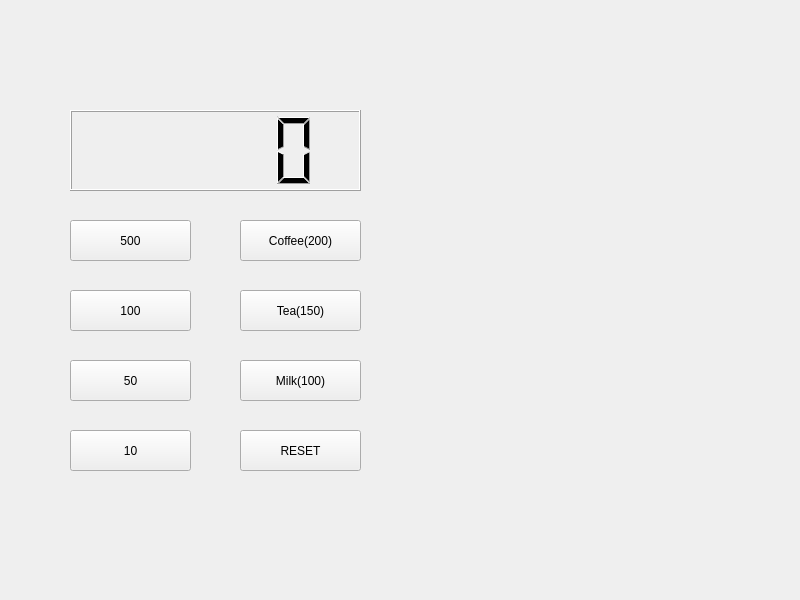
<?xml version="1.0" encoding="UTF-8"?>
<ui version="4.0">
 <class>Widget</class>
 <widget class="QWidget" name="Widget">
  <property name="geometry">
   <rect>
    <x>0</x>
    <y>0</y>
    <width>800</width>
    <height>600</height>
   </rect>
  </property>
  <property name="windowTitle">
   <string>Widget</string>
  </property>
  <widget class="QLCDNumber" name="lcdNumber">
   <property name="geometry">
    <rect>
     <x>70</x>
     <y>110</y>
     <width>291</width>
     <height>81</height>
    </rect>
   </property>
  </widget>
  <widget class="QPushButton" name="pbCoin500">
   <property name="geometry">
    <rect>
     <x>70</x>
     <y>220</y>
     <width>121</width>
     <height>41</height>
    </rect>
   </property>
   <property name="text">
    <string>500</string>
   </property>
  </widget>
  <widget class="QPushButton" name="pbCoin100">
   <property name="geometry">
    <rect>
     <x>70</x>
     <y>290</y>
     <width>121</width>
     <height>41</height>
    </rect>
   </property>
   <property name="text">
    <string>100</string>
   </property>
  </widget>
  <widget class="QPushButton" name="pbCoin50">
   <property name="geometry">
    <rect>
     <x>70</x>
     <y>360</y>
     <width>121</width>
     <height>41</height>
    </rect>
   </property>
   <property name="text">
    <string>50</string>
   </property>
  </widget>
  <widget class="QPushButton" name="pbCoin10">
   <property name="geometry">
    <rect>
     <x>70</x>
     <y>430</y>
     <width>121</width>
     <height>41</height>
    </rect>
   </property>
   <property name="text">
    <string>10</string>
   </property>
  </widget>
  <widget class="QPushButton" name="pbCoffee">
   <property name="geometry">
    <rect>
     <x>240</x>
     <y>220</y>
     <width>121</width>
     <height>41</height>
    </rect>
   </property>
   <property name="text">
    <string>Coffee(200)</string>
   </property>
  </widget>
  <widget class="QPushButton" name="pbMilk">
   <property name="geometry">
    <rect>
     <x>240</x>
     <y>360</y>
     <width>121</width>
     <height>41</height>
    </rect>
   </property>
   <property name="text">
    <string>Milk(100)</string>
   </property>
  </widget>
  <widget class="QPushButton" name="pbTea">
   <property name="geometry">
    <rect>
     <x>240</x>
     <y>290</y>
     <width>121</width>
     <height>41</height>
    </rect>
   </property>
   <property name="text">
    <string>Tea(150)</string>
   </property>
  </widget>
  <widget class="QPushButton" name="pbReset">
   <property name="geometry">
    <rect>
     <x>240</x>
     <y>430</y>
     <width>121</width>
     <height>41</height>
    </rect>
   </property>
   <property name="palette">
    <palette>
     <active>
      <colorrole role="WindowText">
       <brush brushstyle="SolidPattern">
        <color alpha="255">
         <red>0</red>
         <green>0</green>
         <blue>0</blue>
        </color>
       </brush>
      </colorrole>
      <colorrole role="Button">
       <brush brushstyle="SolidPattern">
        <color alpha="255">
         <red>255</red>
         <green>0</green>
         <blue>0</blue>
        </color>
       </brush>
      </colorrole>
      <colorrole role="Light">
       <brush brushstyle="SolidPattern">
        <color alpha="255">
         <red>255</red>
         <green>255</green>
         <blue>255</blue>
        </color>
       </brush>
      </colorrole>
      <colorrole role="Midlight">
       <brush brushstyle="SolidPattern">
        <color alpha="255">
         <red>202</red>
         <green>202</green>
         <blue>202</blue>
        </color>
       </brush>
      </colorrole>
      <colorrole role="Dark">
       <brush brushstyle="SolidPattern">
        <color alpha="255">
         <red>159</red>
         <green>159</green>
         <blue>159</blue>
        </color>
       </brush>
      </colorrole>
      <colorrole role="Mid">
       <brush brushstyle="SolidPattern">
        <color alpha="255">
         <red>184</red>
         <green>184</green>
         <blue>184</blue>
        </color>
       </brush>
      </colorrole>
      <colorrole role="Text">
       <brush brushstyle="SolidPattern">
        <color alpha="255">
         <red>0</red>
         <green>0</green>
         <blue>0</blue>
        </color>
       </brush>
      </colorrole>
      <colorrole role="BrightText">
       <brush brushstyle="SolidPattern">
        <color alpha="255">
         <red>255</red>
         <green>255</green>
         <blue>255</blue>
        </color>
       </brush>
      </colorrole>
      <colorrole role="ButtonText">
       <brush brushstyle="SolidPattern">
        <color alpha="255">
         <red>0</red>
         <green>0</green>
         <blue>0</blue>
        </color>
       </brush>
      </colorrole>
      <colorrole role="Base">
       <brush brushstyle="SolidPattern">
        <color alpha="255">
         <red>255</red>
         <green>255</green>
         <blue>255</blue>
        </color>
       </brush>
      </colorrole>
      <colorrole role="Window">
       <brush brushstyle="SolidPattern">
        <color alpha="255">
         <red>239</red>
         <green>239</green>
         <blue>239</blue>
        </color>
       </brush>
      </colorrole>
      <colorrole role="Shadow">
       <brush brushstyle="SolidPattern">
        <color alpha="255">
         <red>118</red>
         <green>118</green>
         <blue>118</blue>
        </color>
       </brush>
      </colorrole>
      <colorrole role="Highlight">
       <brush brushstyle="SolidPattern">
        <color alpha="255">
         <red>48</red>
         <green>140</green>
         <blue>198</blue>
        </color>
       </brush>
      </colorrole>
      <colorrole role="HighlightedText">
       <brush brushstyle="SolidPattern">
        <color alpha="255">
         <red>255</red>
         <green>255</green>
         <blue>255</blue>
        </color>
       </brush>
      </colorrole>
      <colorrole role="Link">
       <brush brushstyle="SolidPattern">
        <color alpha="255">
         <red>0</red>
         <green>0</green>
         <blue>255</blue>
        </color>
       </brush>
      </colorrole>
      <colorrole role="LinkVisited">
       <brush brushstyle="SolidPattern">
        <color alpha="255">
         <red>255</red>
         <green>0</green>
         <blue>255</blue>
        </color>
       </brush>
      </colorrole>
      <colorrole role="AlternateBase">
       <brush brushstyle="SolidPattern">
        <color alpha="255">
         <red>247</red>
         <green>247</green>
         <blue>247</blue>
        </color>
       </brush>
      </colorrole>
      <colorrole role="NoRole">
       <brush brushstyle="NoBrush">
        <color alpha="255">
         <red>0</red>
         <green>0</green>
         <blue>0</blue>
        </color>
       </brush>
      </colorrole>
      <colorrole role="ToolTipBase">
       <brush brushstyle="SolidPattern">
        <color alpha="255">
         <red>255</red>
         <green>255</green>
         <blue>220</blue>
        </color>
       </brush>
      </colorrole>
      <colorrole role="ToolTipText">
       <brush brushstyle="SolidPattern">
        <color alpha="255">
         <red>0</red>
         <green>0</green>
         <blue>0</blue>
        </color>
       </brush>
      </colorrole>
      <colorrole role="PlaceholderText">
       <brush brushstyle="SolidPattern">
        <color alpha="128">
         <red>0</red>
         <green>0</green>
         <blue>0</blue>
        </color>
       </brush>
      </colorrole>
     </active>
     <inactive>
      <colorrole role="WindowText">
       <brush brushstyle="SolidPattern">
        <color alpha="255">
         <red>0</red>
         <green>0</green>
         <blue>0</blue>
        </color>
       </brush>
      </colorrole>
      <colorrole role="Button">
       <brush brushstyle="SolidPattern">
        <color alpha="255">
         <red>239</red>
         <green>239</green>
         <blue>239</blue>
        </color>
       </brush>
      </colorrole>
      <colorrole role="Light">
       <brush brushstyle="SolidPattern">
        <color alpha="255">
         <red>255</red>
         <green>255</green>
         <blue>255</blue>
        </color>
       </brush>
      </colorrole>
      <colorrole role="Midlight">
       <brush brushstyle="SolidPattern">
        <color alpha="255">
         <red>202</red>
         <green>202</green>
         <blue>202</blue>
        </color>
       </brush>
      </colorrole>
      <colorrole role="Dark">
       <brush brushstyle="SolidPattern">
        <color alpha="255">
         <red>159</red>
         <green>159</green>
         <blue>159</blue>
        </color>
       </brush>
      </colorrole>
      <colorrole role="Mid">
       <brush brushstyle="SolidPattern">
        <color alpha="255">
         <red>184</red>
         <green>184</green>
         <blue>184</blue>
        </color>
       </brush>
      </colorrole>
      <colorrole role="Text">
       <brush brushstyle="SolidPattern">
        <color alpha="255">
         <red>0</red>
         <green>0</green>
         <blue>0</blue>
        </color>
       </brush>
      </colorrole>
      <colorrole role="BrightText">
       <brush brushstyle="SolidPattern">
        <color alpha="255">
         <red>255</red>
         <green>255</green>
         <blue>255</blue>
        </color>
       </brush>
      </colorrole>
      <colorrole role="ButtonText">
       <brush brushstyle="SolidPattern">
        <color alpha="255">
         <red>0</red>
         <green>0</green>
         <blue>0</blue>
        </color>
       </brush>
      </colorrole>
      <colorrole role="Base">
       <brush brushstyle="SolidPattern">
        <color alpha="255">
         <red>255</red>
         <green>255</green>
         <blue>255</blue>
        </color>
       </brush>
      </colorrole>
      <colorrole role="Window">
       <brush brushstyle="SolidPattern">
        <color alpha="255">
         <red>239</red>
         <green>239</green>
         <blue>239</blue>
        </color>
       </brush>
      </colorrole>
      <colorrole role="Shadow">
       <brush brushstyle="SolidPattern">
        <color alpha="255">
         <red>118</red>
         <green>118</green>
         <blue>118</blue>
        </color>
       </brush>
      </colorrole>
      <colorrole role="Highlight">
       <brush brushstyle="SolidPattern">
        <color alpha="255">
         <red>48</red>
         <green>140</green>
         <blue>198</blue>
        </color>
       </brush>
      </colorrole>
      <colorrole role="HighlightedText">
       <brush brushstyle="SolidPattern">
        <color alpha="255">
         <red>255</red>
         <green>255</green>
         <blue>255</blue>
        </color>
       </brush>
      </colorrole>
      <colorrole role="Link">
       <brush brushstyle="SolidPattern">
        <color alpha="255">
         <red>0</red>
         <green>0</green>
         <blue>255</blue>
        </color>
       </brush>
      </colorrole>
      <colorrole role="LinkVisited">
       <brush brushstyle="SolidPattern">
        <color alpha="255">
         <red>255</red>
         <green>0</green>
         <blue>255</blue>
        </color>
       </brush>
      </colorrole>
      <colorrole role="AlternateBase">
       <brush brushstyle="SolidPattern">
        <color alpha="255">
         <red>247</red>
         <green>247</green>
         <blue>247</blue>
        </color>
       </brush>
      </colorrole>
      <colorrole role="NoRole">
       <brush brushstyle="NoBrush">
        <color alpha="255">
         <red>0</red>
         <green>0</green>
         <blue>0</blue>
        </color>
       </brush>
      </colorrole>
      <colorrole role="ToolTipBase">
       <brush brushstyle="SolidPattern">
        <color alpha="255">
         <red>255</red>
         <green>255</green>
         <blue>220</blue>
        </color>
       </brush>
      </colorrole>
      <colorrole role="ToolTipText">
       <brush brushstyle="SolidPattern">
        <color alpha="255">
         <red>0</red>
         <green>0</green>
         <blue>0</blue>
        </color>
       </brush>
      </colorrole>
      <colorrole role="PlaceholderText">
       <brush brushstyle="SolidPattern">
        <color alpha="128">
         <red>0</red>
         <green>0</green>
         <blue>0</blue>
        </color>
       </brush>
      </colorrole>
     </inactive>
     <disabled>
      <colorrole role="WindowText">
       <brush brushstyle="SolidPattern">
        <color alpha="255">
         <red>190</red>
         <green>190</green>
         <blue>190</blue>
        </color>
       </brush>
      </colorrole>
      <colorrole role="Button">
       <brush brushstyle="SolidPattern">
        <color alpha="255">
         <red>61</red>
         <green>56</green>
         <blue>70</blue>
        </color>
       </brush>
      </colorrole>
      <colorrole role="Light">
       <brush brushstyle="SolidPattern">
        <color alpha="255">
         <red>255</red>
         <green>255</green>
         <blue>255</blue>
        </color>
       </brush>
      </colorrole>
      <colorrole role="Midlight">
       <brush brushstyle="SolidPattern">
        <color alpha="255">
         <red>202</red>
         <green>202</green>
         <blue>202</blue>
        </color>
       </brush>
      </colorrole>
      <colorrole role="Dark">
       <brush brushstyle="SolidPattern">
        <color alpha="255">
         <red>190</red>
         <green>190</green>
         <blue>190</blue>
        </color>
       </brush>
      </colorrole>
      <colorrole role="Mid">
       <brush brushstyle="SolidPattern">
        <color alpha="255">
         <red>184</red>
         <green>184</green>
         <blue>184</blue>
        </color>
       </brush>
      </colorrole>
      <colorrole role="Text">
       <brush brushstyle="SolidPattern">
        <color alpha="255">
         <red>190</red>
         <green>190</green>
         <blue>190</blue>
        </color>
       </brush>
      </colorrole>
      <colorrole role="BrightText">
       <brush brushstyle="SolidPattern">
        <color alpha="255">
         <red>255</red>
         <green>255</green>
         <blue>255</blue>
        </color>
       </brush>
      </colorrole>
      <colorrole role="ButtonText">
       <brush brushstyle="SolidPattern">
        <color alpha="255">
         <red>190</red>
         <green>190</green>
         <blue>190</blue>
        </color>
       </brush>
      </colorrole>
      <colorrole role="Base">
       <brush brushstyle="SolidPattern">
        <color alpha="255">
         <red>239</red>
         <green>239</green>
         <blue>239</blue>
        </color>
       </brush>
      </colorrole>
      <colorrole role="Window">
       <brush brushstyle="SolidPattern">
        <color alpha="255">
         <red>239</red>
         <green>239</green>
         <blue>239</blue>
        </color>
       </brush>
      </colorrole>
      <colorrole role="Shadow">
       <brush brushstyle="SolidPattern">
        <color alpha="255">
         <red>177</red>
         <green>177</green>
         <blue>177</blue>
        </color>
       </brush>
      </colorrole>
      <colorrole role="Highlight">
       <brush brushstyle="SolidPattern">
        <color alpha="255">
         <red>145</red>
         <green>145</green>
         <blue>145</blue>
        </color>
       </brush>
      </colorrole>
      <colorrole role="HighlightedText">
       <brush brushstyle="SolidPattern">
        <color alpha="255">
         <red>255</red>
         <green>255</green>
         <blue>255</blue>
        </color>
       </brush>
      </colorrole>
      <colorrole role="Link">
       <brush brushstyle="SolidPattern">
        <color alpha="255">
         <red>0</red>
         <green>0</green>
         <blue>255</blue>
        </color>
       </brush>
      </colorrole>
      <colorrole role="LinkVisited">
       <brush brushstyle="SolidPattern">
        <color alpha="255">
         <red>255</red>
         <green>0</green>
         <blue>255</blue>
        </color>
       </brush>
      </colorrole>
      <colorrole role="AlternateBase">
       <brush brushstyle="SolidPattern">
        <color alpha="255">
         <red>247</red>
         <green>247</green>
         <blue>247</blue>
        </color>
       </brush>
      </colorrole>
      <colorrole role="NoRole">
       <brush brushstyle="NoBrush">
        <color alpha="255">
         <red>0</red>
         <green>0</green>
         <blue>0</blue>
        </color>
       </brush>
      </colorrole>
      <colorrole role="ToolTipBase">
       <brush brushstyle="SolidPattern">
        <color alpha="255">
         <red>255</red>
         <green>255</green>
         <blue>220</blue>
        </color>
       </brush>
      </colorrole>
      <colorrole role="ToolTipText">
       <brush brushstyle="SolidPattern">
        <color alpha="255">
         <red>0</red>
         <green>0</green>
         <blue>0</blue>
        </color>
       </brush>
      </colorrole>
      <colorrole role="PlaceholderText">
       <brush brushstyle="SolidPattern">
        <color alpha="128">
         <red>0</red>
         <green>0</green>
         <blue>0</blue>
        </color>
       </brush>
      </colorrole>
     </disabled>
    </palette>
   </property>
   <property name="autoFillBackground">
    <bool>false</bool>
   </property>
   <property name="text">
    <string>RESET</string>
   </property>
  </widget>
  <zorder>pbCoin50</zorder>
  <zorder>lcdNumber</zorder>
  <zorder>pbCoin500</zorder>
  <zorder>pbCoin100</zorder>
  <zorder>pbCoin10</zorder>
  <zorder>pbCoffee</zorder>
  <zorder>pbMilk</zorder>
  <zorder>pbTea</zorder>
  <zorder>pbReset</zorder>
 </widget>
 <resources/>
 <connections/>
</ui>
